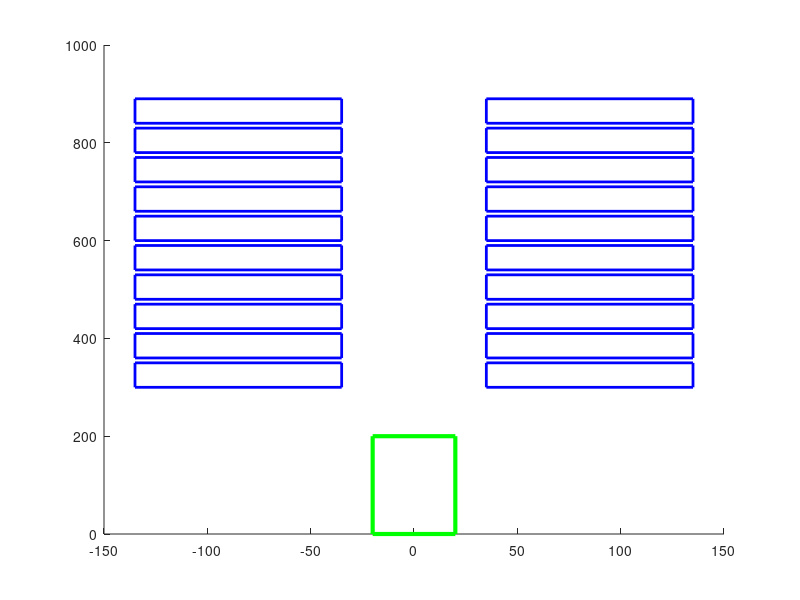

The MATLAB source for this figure: (Note: this script raises an error after producing the figure.)
function CarMoving

%% Configurations
drive_n_x = 2;
drive_n_y = 10;
drive_space_x = 70;
drive_space_y = 10;
drive_width = 100;
drive_height = 50;
car_width = 40;
car_height = 200;

drive_offset_x = 50;
drive_offset_y = 300;
car_offset_y = 50;

%% Draw Drives 
newplot; % Initialize gca

for j = 1 : drive_n_y
    for i = 1 : drive_n_x
        x_start = - (drive_space_x /2 + drive_width);
        y_start = drive_offset_y;
        sx = drive_width + drive_space_x;
        sy = drive_height + drive_space_y;
        hDriveRect(j, i) = rectangle( ...
            'Position', [x_start + (i-1)*sx, y_start + (j-1)*sy, ...
                drive_width, drive_height] ...
            , 'EdgeColor', 'b' ...
            , 'LineWidth', 2);
    end
end

%% Draw the Car
hCarRect = rectangle( ...
            'Position', [- car_width/2, 0  ...
                car_width, car_height] ...
            , 'EdgeColor', 'g' ...
            , 'LineWidth', 3);

%% Fire up the animation
pos = [0:1:100];

anymate(@plotone, pos, 'Fps', 25);

% Define a helper function to do the plotting
    function h = plotone(y)
        ylim([0, 1400]);
        pos = get(hCarRect,'Position');
        pos(2) = y*10;
        set(hCarRect,'Position', pos);
        h = hCarRect;
    end
end
